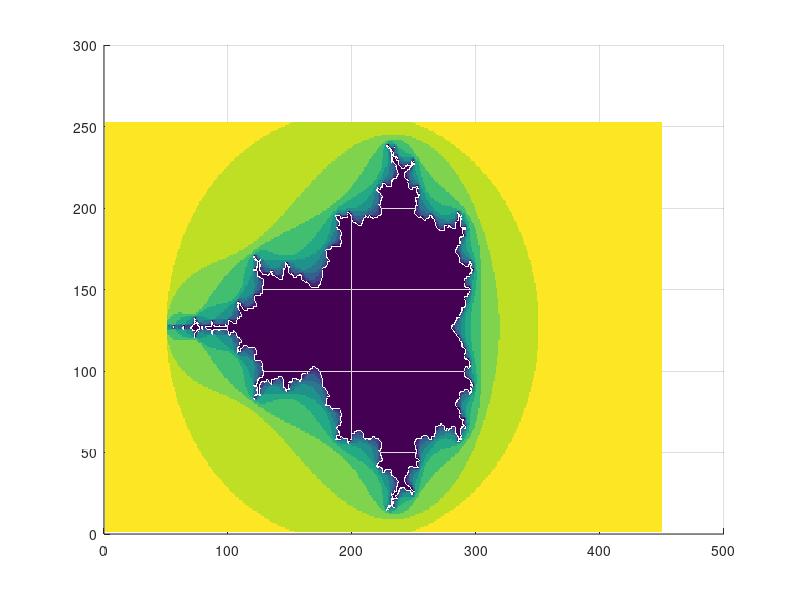

This chart was generated by the following MATLAB code:
%%%%%%%%%%% Mandelbrot Set %%%%%%%%%%%%
clear all 
% side note: 1080x1920

%%%%%%% generate grid %%%%%%%%

dx = .01;                   % set grid boundaries and increments
dy = .01; 
x0 = -2.5; 
xf = 2;
ylen = 1080*(xf-x0)/1920;
y0 = -ylen*0.5; 
yf = ylen*0.5; 
nx = floor((xf - x0)/dx);
ny = floor((yf - y0)/dy);    
cVec = [nx ny];            % allocate cVec for complex number values

for iy=1:ny
    for ix=1:nx
        cVec(ix,iy) = complex((x0+ix*dx),-(y0+iy*dy)); 
    end
end

c = transpose(cVec);       % arrange values in grid/axis positions
z0 = c;                    % initial z matrix is complex value matrix
storeIters = zeros(ny,nx);   
%%%%%%% apply formula to matrices %%%%%%%%%

nz = 10;                   % number of iterations
for iz=1:nz
    zn = z0.^2 + c;                   % apply iteration of mandelbrot sequence
    manVals = abs(zn) < 2;            % boolean matrix containing true values if the magnitude of zn value is less than 2
    iter = abs(zn) > 2;               % if true, the point has diverged
    storeIters = iter + storeIters;   % stores number of iterations each point goes through; 0 is included in mandelbrot 
    z0 = zn;                          % reset z0 to new value 
end
figure
surf(storeIters,'EdgeColor','None')
view(2)




